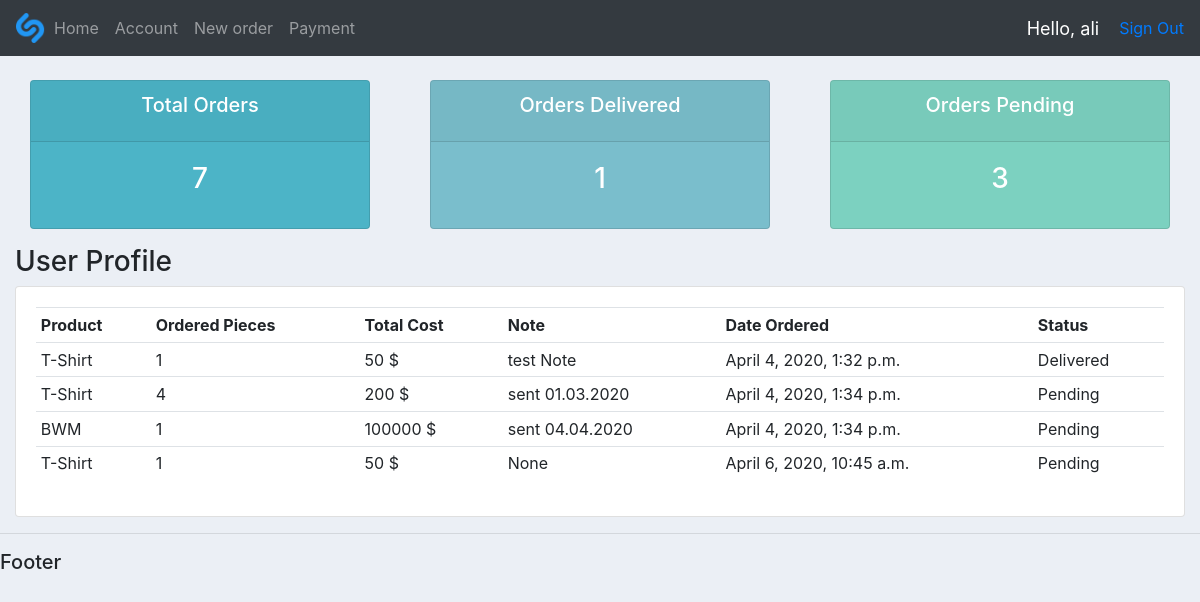
The page /user/ (signed in) on the database as committed earlier.
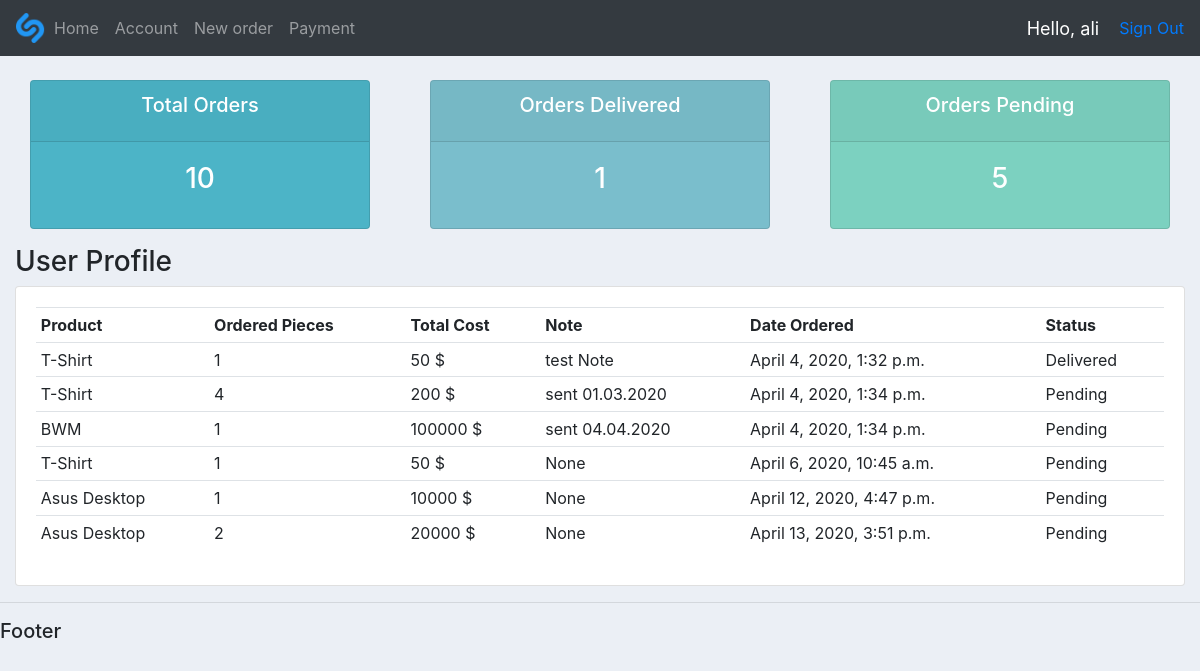
The same page on the database as committed later.
### accounts/models.py (models this page shows, shortened)
class Order(models.Model):
    Status = (
        ('Pending', 'Pending'),
        ('Out of Delivery', 'Out Of Delivery'),
        ('Delivered', 'Delivered')
    )
    customer = models.ForeignKey(Customer, null=True, on_delete=models.SET_NULL)
    product = models.ForeignKey(Product, null=True, on_delete=models.SET_NULL)
    dateCreated = models.DateTimeField(auto_now_add=True, null=True)
    status = models.CharField(max_length=200, null=True, choices=Status, default='Pending')
    note = models.CharField(max_length=1000, null=True)
    adet = models.IntegerField(null=True)
    totalCost= models.IntegerField(null=True)

class Product(models.Model):
    Category = (
        ('Indoor', 'Indoor'),
        ('Outdoor', 'Outdoor'),
        ('Electronic', 'Electronic')
    )
    name = models.CharField(max_length=200, null=True)
    price = models.FloatField(null=True)
    category = models.CharField(max_length=200, null=True, choices=Category)
    description = models.CharField(max_length=200, null=True)
    dateCreated = models.DateTimeField(auto_now_add=True, null=True)
    tags = models.ManyToManyField(Tag)
    def __str__(self):
        return self.name

### accounts/decorators.py (the view)
        def wrapper_function(request, *args, **kwargs):
            group = None
            if request.user.groups.exists():
                group = request.user.groups.all()[0].name
            for role in allowed_roles:
                if group == role:
                    return view_func(request, *args, **kwargs)
            return HttpResponse("You are not authorized to view this page")

### accounts/views.py (called while the page is built)
@allowed_users(allowed_roles=['customer'])
@login_required(login_url='signin')
def userPage(request):
    orders = request.user.customer.order_set.all()
    totalOrders = orders.count()
    delivered = orders.filter(status='Delivered').count()
    pending = orders.filter(status='Pending').count()
    totalOrdersAmount = 0
    for order in orders:
        totalOrdersAmount += order.adet
    context = {'orders': orders,
               'totalOrders': totalOrders,
               'delivered': delivered,
               'pending': pending,
               'totalOrdersAmount':totalOrdersAmount
               }
    return render(request, 'accounts/user.html', context)

### accounts/templates/accounts/user.html
{% extends 'accounts/main.html'%}
{% block content%}
{% include 'accounts/status.html' %}
<h3>User Profile</h3>
<div class="row">
    <div class="col-md">
        <div class="card card-body">
            <table class="table table-sm">
                <tr>
                    <th>Product</th>
                    <th>Ordered Pieces</th>
                    <th>Total Cost</th>
                    <th>Note</th>
                    <th>Date Ordered</th>
                    <th>Status</th>
                </tr>
                {% for order in orders %}
                <tr>
                    <td>{{order.product}}</td>
                    <td>{{order.adet}}</td>
                    <td>{{order.totalCost}}<span> $</span></td>
                    <td>{{order.note}}</td>
                    <td>{{order.dateCreated}}</td>
                    <td>{{order.status}}</td>
                </tr>
                {% endfor %}
            </table>
        </div>
    </div>
</div>
{%endblock%}

### accounts/templates/accounts/main.html (shortened to what this page needs)
{% load static %}
<!DOCTYPE html>
<html lang="en">
<head>
    <link rel="stylesheet" href="https://stackpath.bootstrapcdn.com/bootstrap/4.3.1/css/bootstrap.min.css"
>
    <link rel="stylesheet" type="text/css" href="{% static '/css/main.css' %}">
</head>
<body>
{% include 'accounts/navbar.html' %}
<div class="container-fluid">
    {% block content %}
    {% endblock %}
</div>
<hr>
<h5>Footer</h5>
</body>
</html>

### accounts/templates/accounts/navbar.html (shortened to what this page needs)
{% load static %}
<nav class="navbar navbar-expand-lg navbar-dark bg-dark">
    <img src="{% static 'images/Shazam.png' %}" style="width:30px;height:30px;">
    <div class="collapse navbar-collapse" id="navbarNav">
        <ul class="navbar-nav">
            {% if request.user.is_staff %}
            <li class="nav-item active">
                <a class="nav-link" href="{% url 'home' %}">Dashboard</a>
            </li>
            <li class="nav-item">
                <a class="nav-link" href="{% url 'products' %}">Products</a>
            </li>
            {% else %}
            <li class="nav-item">
                <a class="nav-link" href="{% url 'user-page' %}">Home</a>
            </li>
            <li class="nav-item">
                <a class="nav-link" href="{% url 'account' %}">Account</a>
            </li>
            <li class="nav-item">
                <a class="nav-link" href="{% url 'purchase' user.customer.id %}">New order</a>
            </li>
            <li class="nav-item">
                <a class="nav-link" href="{% url 'payment' user.customer.id%}">Payment</a>
            </li>
            {%endif%}
        </ul>
    </div>
    <span id="hello-message">Hello, {{request.user}}</span>
    <span><a href="{% url 'signout' %}">Sign Out</a></span>
</nav>

### accounts/templates/accounts/status.html
<br>
<div class="row">
    <div class="col">
        <div class="col-md">
            <div class="card text-center text-white mb-3" id="total_orders">
                <div class="card-header">
                    <h5 class="card-title">Total Orders</h5>
                </div>
                <div class="card-body">
                    <h3 class="card-title">{{totalOrdersAmount}}</h3>
                </div>
            </div>
        </div>
    </div>
    <div class="col">
        <div class="col-md">
            <div class="card text-center text-white mb-3" id="orders-delivered">
                <div class="card-header">
                    <h5 class="card-title">Orders Delivered</h5>
                </div>
                <div class="card-body">
                    <h3 class="card-title">{{delivered}}</h3>
                </div>
            </div>
        </div>
    </div>
    <div class="col">
        <div class="col-md">
            <div class="card text-center text-white mb-3" id="order-pending">
                <div class="card-header">
                    <h5 class="card-title">Orders Pending</h5>
                </div>
                <div class="card-body">
                    <h3 class="card-title">{{pending}}</h3>
                </div>
            </div>
        </div>
    </div>
</div>

### static/css/main.css (style rules this page uses)
body { background-color:#ebeff5; }
#total_orders { background-color:#4cb4c7; }
#orders-delivered { background-color:#7abecc; }
#order-pending { background-color:#7CD1C0; }

### accounts/templates/accounts/navbar.html (style rules this page uses)
#hello-message { font-size: 18px; color: white; margin-right: 20px; }

Rows that differ between the two databases and show on the page:
added Order: product "Asus Desktop", adet "1", totalCost "10000", note "None", dateCreated "April 12, 2020, 4:47 p.m.", status "Pending"
added Order: product "Asus Desktop", adet "2", totalCost "20000", note "None", dateCreated "April 13, 2020, 3:51 p.m.", status "Pending"
Other text that changed with them:
{{ totalOrdersAmount }}: "7" → "10"
{{ pending }}: "3" → "5"
